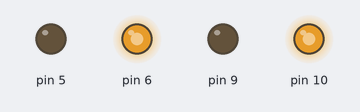
Bench run of a sketch on a simulated Arduino Uno, built with avr-gcc and run on an emulated ATmega328P. Parts: output pins drawn as LEDs (lit = HIGH).

Above: at 0.1 s.
Timing chart, 0 to 1.6 s (numbered marks = the images above):
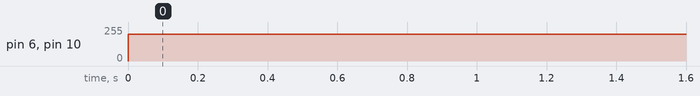

Measured:
- by itself, pin 6, pin 10: 0/255 → 200/255 at 0.00 s

The sketch:

sketch_dec19a.ino
```cpp
void setup()
{
  pinMode (5, OUTPUT);
  pinMode (6, OUTPUT);
  pinMode (9, OUTPUT);
  pinMode (10, OUTPUT);
}


void loop()
{
  analogWrite(6, 200);
  analogWrite(10, 200);
}
```
